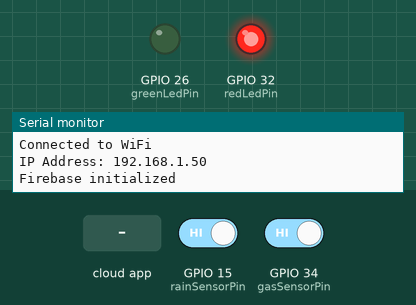
Bench run of a sketch on a simulated ESP32. Parts: output pins drawn as LEDs (lit = HIGH), the last lines printed to the serial monitor. The inputs (shaded band) are chosen by the test bench; at power-on: GPIO 34 (gasSensorPin) HIGH, GPIO 15 (rainSensorPin) HIGH. WiFi joins after 1.5 s; servers stay silent unless stated; the Firebase database answers and starts empty.

Above: at 3.3 s.
3.4 s: GPIO 34 (gasSensorPin) driven LOW
At 11.3 s:
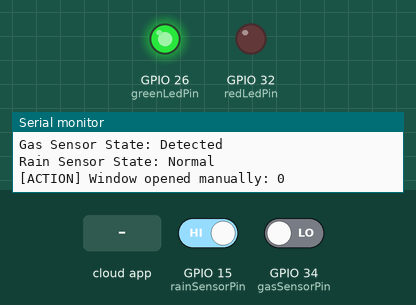
11.7 s: GPIO 15 (rainSensorPin) driven LOW
At 21.3 s:
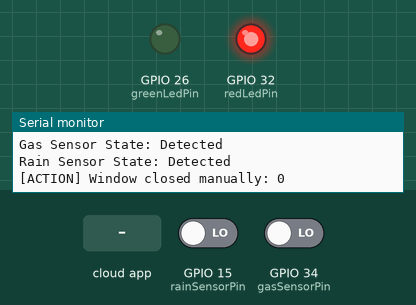
21.9 s: GPIO 15 (rainSensorPin) driven HIGH
At 31.3 s:
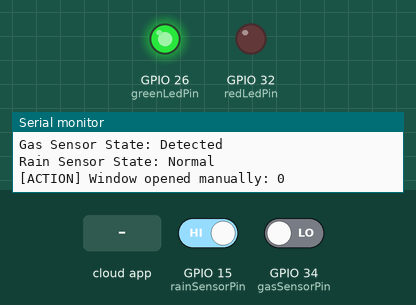
31.8 s: the phone or cloud app sets state to 0
At 32.5 s:
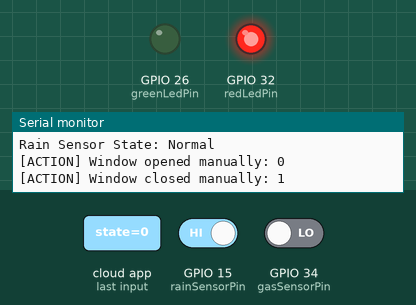
Timing chart, 0 to 41.8 s (numbered marks = the images above; inputs shaded):
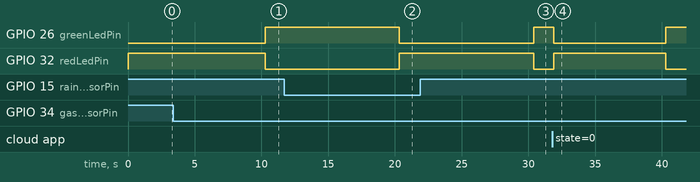

The sketch:

sketch_may5a.ino
```cpp
#include <WiFi.h>
#include <Firebase_ESP_Client.h>

// WiFi credentials
const char* ssid = "OPPO";
const char* password = "00000000";

// Firebase credentials
#define FIREBASE_HOST "https://voletroulantcontrol-default-rtdb.firebaseio.com/ "
#define FIREBASE_AUTH "nFmXQuVkFk9bGcDRrNwrCcuWLLUf4NIKCgk7esFw"

// Pins
const int greenLedPin = 26;     // Window open indicator (Green LED)
const int redLedPin = 32;       // Window closed indicator (Red LED)
const int gasSensorPin = 34;    // Digital input for gas sensor (HIGH normal, LOW detected)
const int rainSensorPin = 15;   // Digital input for rain sensor (HIGH normal, LOW detected)

// Firebase objects
FirebaseData fbdo;
FirebaseAuth auth;
FirebaseConfig config;

// State variables
bool windowOpen = false;
bool manualControlActive = false;
bool gasDetected = false;
bool rainDetected = false;
unsigned long lastCheckTime = 0;
const long checkInterval = 10000; // Sensor check interval (10 seconds)

void setup() {
  Serial.begin(115200);

  pinMode(greenLedPin, OUTPUT);
  pinMode(redLedPin, OUTPUT);
  pinMode(gasSensorPin, INPUT_PULLUP);
  pinMode(rainSensorPin, INPUT_PULLUP);

  digitalWrite(greenLedPin, LOW);
  digitalWrite(redLedPin, HIGH); // Start with window closed

  connectToWiFi();
  connectToFirebase();

  // Set initial state in Firebase
  Firebase.RTDB.setBool(&fbdo, "/window/state", windowOpen);
}

void connectToWiFi() {
  Serial.println("Connecting to WiFi...");
  WiFi.begin(ssid, password);
  while (WiFi.status() != WL_CONNECTED) {
    delay(1000);
    Serial.print(".");
  }
  Serial.println("\nConnected to WiFi");
  Serial.print("IP Address: ");
  Serial.println(WiFi.localIP());
}

void connectToFirebase() {
  config.database_url = FIREBASE_HOST;
  config.signer.tokens.legacy_token = FIREBASE_AUTH;
  Firebase.begin(&config, &auth);
  Firebase.reconnectWiFi(true);
  Serial.println("Firebase initialized");
}

void loop() {
  if (!Firebase.ready()) {
    Serial.println("Firebase not ready. Reconnecting...");
    connectToFirebase();
    delay(1000);
    return;
  }

  // Actively fetch latest window state
  if (Firebase.RTDB.getBool(&fbdo, "/window/state")) {
    bool newState = fbdo.boolData();
    if (newState != windowOpen) {
      windowOpen = newState;
      if (windowOpen) {
        openWindow(true); // Manual control assumed
      } else {
        closeWindow(true);
      }
    }
  } else {
    Serial.println("Failed to read /window/state");
    Serial.println(fbdo.errorReason());
  }

  // Check sensors periodically
  if (millis() - lastCheckTime >= checkInterval) {
    lastCheckTime = millis();

    gasDetected = (digitalRead(gasSensorPin) == LOW);
    rainDetected = (digitalRead(rainSensorPin) == LOW);

    Serial.print("Gas Sensor State: "); Serial.println(gasDetected ? "Detected" : "Normal");
    Serial.print("Rain Sensor State: "); Serial.println(rainDetected ? "Detected" : "Normal");

    // Update Firebase if values changed
    static bool lastGas = false, lastRain = false;
    if (gasDetected != lastGas) {
      Firebase.RTDB.setString(&fbdo, "/sensor/gas", gasDetected ? "1" : "0");
      lastGas = gasDetected;
    }
    if (rainDetected != lastRain) {
      Firebase.RTDB.setString(&fbdo, "/sensor/rain", rainDetected ? "1" : "0");
      lastRain = rainDetected;
    }

    // Automatic control based on sensors
    if (rainDetected && !manualControlActive) {
      closeWindow(false);
    } else if (gasDetected && !windowOpen && !manualControlActive) {
      openWindow(false);
    }
  }
}

void openWindow(bool isManual) {
  digitalWrite(greenLedPin, HIGH);
  digitalWrite(redLedPin, LOW);
  windowOpen = true;
  Firebase.RTDB.setBool(&fbdo, "/window/state", true);
  if (isManual) manualControlActive = true;
  Serial.println("[ACTION] Window opened manually: " + String(isManual));
}

void closeWindow(bool isManual) {
  digitalWrite(greenLedPin, LOW);
  digitalWrite(redLedPin, HIGH);
  windowOpen = false;
  Firebase.RTDB.setBool(&fbdo, "/window/state", false);
  if (isManual) manualControlActive = false;
  Serial.println("[ACTION] Window closed manually: " + String(isManual));
}
```

Measured:
- after the input at 3.4 s, GPIO 26 (greenLedPin): LOW → HIGH after 6.9 s; GPIO 32 (redLedPin): HIGH → LOW after 6.9 s
- after the input at 11.7 s, GPIO 26 (greenLedPin): HIGH → LOW after 8.6 s; GPIO 32 (redLedPin): LOW → HIGH after 8.6 s
- after the input at 21.9 s, GPIO 26 (greenLedPin): LOW → HIGH after 8.5 s; GPIO 32 (redLedPin): HIGH → LOW after 8.5 s
- after the input at 31.8 s, GPIO 26 (greenLedPin): HIGH → LOW after 0.10 s, → HIGH 8.4 s later; GPIO 32 (redLedPin): LOW → HIGH after 0.10 s, → LOW 8.4 s later
